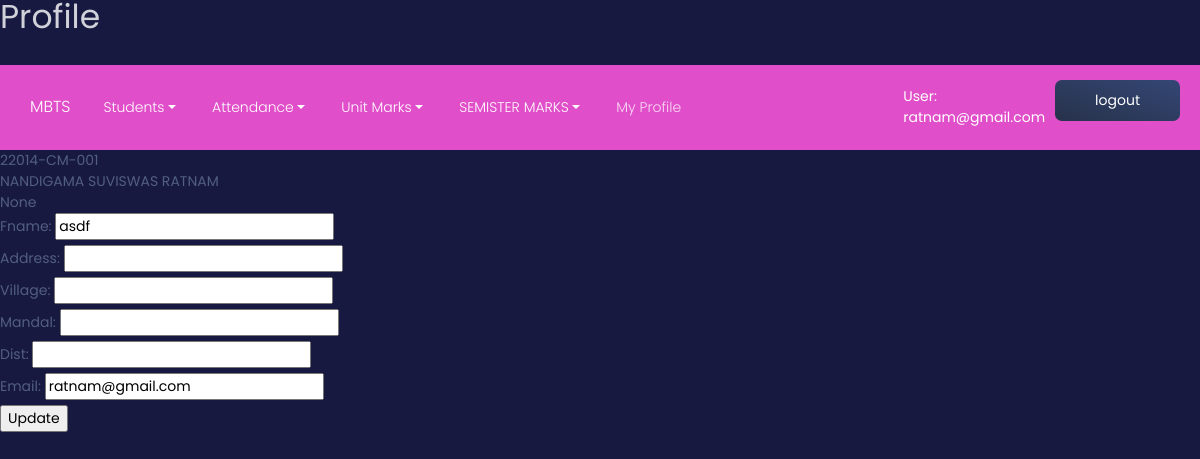
/n/profile/ (signed in), run on the app's committed database.
### mbts/models.py (models this page shows)
class User(AbstractUser):
    TEACHER = 1
    STUDENT = 2
    ROLE_CHOICES = ((TEACHER, 'Teacher'), (STUDENT, 'Student'),)
    role = models.PositiveSmallIntegerField(choices=ROLE_CHOICES, blank=True, null=True, default=STUDENT)

class Students(models.Model):
    pin = models.CharField(max_length=20, primary_key=True)
    sname=models.CharField(max_length=50, default='student')
    fname=models.CharField(max_length=50, default='father')
    mname=models.CharField(max_length=50, default='mother')
    sem = models.CharField(max_length=10, null=True, choices=StudentClass.SEMS,)
    phno=models.CharField(max_length=12, null = True)
    fphno=models.CharField(max_length=12, null=True)
    dob=models.DateTimeField(blank=True, null=True)
    gender=models.CharField(max_length=1,default='M')
    category=models.CharField(max_length=5,blank=True, null=True)
    scategory=models.CharField(max_length=10,blank=True, null=True)
    religion=models.CharField(max_length=20,blank=True, null=True)
    sacno=models.CharField(max_length=20, blank=True, null=True)
    sifsc=models.CharField(max_length=20,blank=True, null=True)
    sbranch=models.CharField(max_length=20,blank=True, null=True)
    macno=models.CharField(max_length=22, blank=True, null=True)
    mifsc=models.CharField(max_length=20,blank=True, null=True)
    mbranch=models.CharField(max_length=20,blank=True, null=True)
    email=models.CharField(max_length=30)
    sscrank=models.IntegerField(default=1234, blank=True, null=True)
    sschallticketno=models.CharField(max_length=20, blank=True, null=True)
    address=models.CharField(max_length=30, blank=True, null=True)
    village=models.CharField(max_length=20, blank=True, null=True)
    mandal=models.CharField(max_length=20, blank=True, null=True)
    dist=models.CharField(max_length=20, blank=True,null=True)
    allotedcategory=models.CharField(max_length=20,blank=True, null=True)
    dateofjoining=models.DateTimeField(blank=True, null=True)
    polycetrank=models.IntegerField(blank=True,null=True)
    polycetno=models.IntegerField(blank=True,null=True)
    aadharno=models.CharField(max_length=22, blank=True,null=True)
    rationno=models.CharField(max_length=20,blank=True,null=True)
    tcno=models.IntegerField(blank=True, null=True)
    discontinueddate=models.DateTimeField(blank=True, null=True)
    odno=models.IntegerField(blank=True,null=True)
    odissueddate=models.DateTimeField(blank=True, null=True)
    tcissueddate=models.DateTimeField(blank=True, null=True)
    studycertificateissueddate=models.DateTimeField(blank=True, null=True)
    studentimage = models.ImageField(
        ("Title Image"),
        upload_to='static/Images/student_image/',
         max_length=None,
         blank = True,null = True)
    user = models.OneToOneField(User, on_delete=models.CASCADE, blank=True, null= True)

### mbts/views/student.py (the view, shortened to what this page needs)
# urls.py: path('profile/', student.profile, name='users-profile'),
@login_required
def profile(request):
    context = {"u": request.user}
    s = request.user.students
    if(request.method=="GET"):
        spf = StudentProfileForm(instance=s)
        context["s"] = s
        context["spf"] = spf
        return render(request, "students/profile.html", context)

### mbts/forms.py
class StudentProfileForm(ModelForm):
    class Meta:
        model = Students
        fields = ["fname","address","village","mandal","dist","email",]

### mbts/templates/students/profile.html (shortened to what this page needs)
<h1>Profile</h1>
{% extends "base.html" %}
{% block content %}
    <form method="POST">
       {{s.pin}}<br/>
       {{s.sname}}<br/>
       {{s.dob}}<br/>
        {{spf}}
        <input type="submit" value="Update"/>
    </form>
{% endblock content %}

### mbts/templates/_menus.html (shortened to what this page needs)
<div class="container">
    <a class="navbar-brand" href="/n/i/">MBTS</a>
      <div class="collapse navbar-collapse" id="navbarNavDropdown">
        <ul class="navbar-nav">
          <li class="nav-item dropdown">
            <a class="nav-link dropdown-toggle" href="#" id="navbarDropdownMenuLink" data-toggle="dropdown" aria-haspopup="true" aria-expanded="false">
              Students
            </a>
          </li>
          <li class="nav-item dropdown">
            <a class="nav-link dropdown-toggle" href="#" id="navbarDropdownMenuLink" data-toggle="dropdown" aria-haspopup="true" aria-expanded="false">
              Attendance
            </a>
          </li>
          <li class="nav-item dropdown">
            <a class="nav-link dropdown-toggle" href="#" id="navbarDropdownMenuLink" data-toggle="dropdown" aria-haspopup="true" aria-expanded="false">
              Unit Marks
            </a>
          </li>
          <li class="nav-item dropdown">
            <a class="nav-link dropdown-toggle" href="#" id="navbarDropdownMenuLink" data-toggle="dropdown" aria-haspopup="true" aria-expanded="false">
              SEMISTER MARKS
            </a>
          </li>
          {% if user.is_authenticated %}
          <li class="nav-item">
            <a href="{% url 'users-profile' %}" class="nav-link" >
              <p>My Profile</p>
            </a>
          </li>
          {% endif %}
        </ul>
      </div>
    </div>
    {% if user.is_authenticated %}
    <span style="color:white">User: {{ user.get_username }}</span>
    <form method="post" action="{% url 'logout' %}">
     <button type="submit" class="btn" >logout</button>
 </form>
  {% else %}
    <a href="{% url 'login' %}?next={{ request.path }}" class="nav-link">Login</a>
  {% endif %}

### data on the page
User: get_username "ratnam@gmail.com"
Students: pin "22014-CM-001", sname "NANDIGAMA SUVISWAS RATNAM", dob "None", fname "asdf", email "ratnam@gmail.com"
